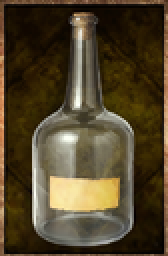
#> input picture docs/assets/objets/edited/containers/bouteille.png, 84 x 128 px, given in place of Wheat.png, which was not available (shown 2 times larger); the run also reads 1 picture not shown here
$ python ble.py
#> lines starting #> are read from the running program, lines starting #| are printed output that depends on the picture; pictures that were not available may be replaced by others from this repository, and a replacement may not be noted
# -*- coding: utf-8 -*-
"""La poix et la graisse.

Deux photos, deux fonds opposes, deux problemes.

POIX    <- ecailles de resine ambree sur fond BLANC. Le sujet est clair, le fond
           l'est plus encore : le seuil de luminance ne les separe pas. C'est la
           SATURATION qui tranche -- le fond est gris pur, la resine est jaune.
GRAISSE <- masse creme sur fond NOIR, barree de traits blancs en filigrane. Le
           fond part au seuil, mais les traits qui MORDENT sur le sujet doivent
           etre repeints : on les remplace par la mediane de leur voisinage,
           prise le long du trait et non a travers.
"""
import random
import sys
from collections import deque

from PIL import Image, ImageFilter

D = r'C:/Users/IgneeFleur/Documents/Github/fns-owd-beta/docs/assets/objets'
S = (r'C:/Users/IGNEEF~1/AppData/Local/Temp/claude/'
     r'c--Users-IgneeFleur-Documents-Github-fns-ttrpg/'
     r'd943426d-1602-45f6-8810-fbde9268f03c/scratchpad')
W, H, BORD = 84, 128, 2
FOND = (23, 13, 1)
sys.stdout.reconfigure(encoding='utf-8')
L = lambda c: 0.299 * c[0] + 0.587 * c[1] + 0.114 * c[2]
cl = lambda v, a=0., b=1.: max(a, min(b, v))
sat = lambda c: max(c) - min(c)


# ---- outils repris de fer.py (memes definitions) ----
def cadre(img, modele=D + '/gourde.png'):
    m = Image.open(modele).convert('RGB').load()
    o = img.load()
    for y in range(H):
        for x in range(W):
            if x < BORD or x >= W - BORD or y < BORD or y >= H - BORD:
                o[x, y] = m[x, y]
    return img


def grain(img, force, seed):
    random.seed(seed)
    br = Image.new('L', (W, H))
    bp = br.load()
    for y in range(H):
        for x in range(W):
            bp[x, y] = max(0, min(255, int(random.gauss(128, 60))))
    br = br.filter(ImageFilter.GaussianBlur(0.5))
    bp = br.load()
    g = img.load()
    for y in range(BORD, H - BORD):
        for x in range(BORD, W - BORD):
            r, gg, b = g[x, y]
            d = (bp[x, y] - 128) / 128.0 * force * (0.35 + 0.65 * L((r, gg, b)) / 255.0)
            g[x, y] = tuple(max(0, min(255, round(v + d))) for v in (r, gg, b))
    return img


def plateau():
    pl = Image.open(D + '/bois.png').convert('RGB')
    q = pl.load()
    depart = {(x, y) for y in range(BORD, H - BORD) for x in range(BORD, W - BORD)
              if q[x, y][2] > 12}
    trou = set(depart)
    for _ in range(6):
        for (x, y) in list(trou):
            src = [(x + dx, y + dy) for dx in (-3, 0, 3) for dy in (-3, 0, 3)
                   if (x + dx, y + dy) not in trou
                   and BORD <= x + dx < W - BORD and BORD <= y + dy < H - BORD]
            if src:
                n = len(src)
                q[x, y] = tuple(sum(q[p][i] for p in src) // n for i in range(3))
                trou.discard((x, y))
    m = Image.new('L', (W, H), 0)
    mp = m.load()
    for (x, y) in depart:
        mp[x, y] = 255
    m = m.filter(ImageFilter.GaussianBlur(2.0))
    flou = pl.filter(ImageFilter.GaussianBlur(3.4))
    fp, mp = flou.load(), m.load()
    for y in range(BORD, H - BORD):
        for x in range(BORD, W - BORD):
            a = mp[x, y] / 255.0
            if a > 0.02:
                q[x, y] = tuple(round(q[x, y][i] * (1 - a) + fp[x, y][i] * a) for i in range(3))
    return pl


def plus_grande_tache(m, seuil=90):
    w, h = m.size
    mp = m.load()
    vu = bytearray(w * h)
    best, bestn = None, 0
    for sy in range(h):
        for sx in range(w):
            if vu[sy * w + sx] or mp[sx, sy] < seuil:
                continue
            q, comp = deque([(sx, sy)]), []
            vu[sy * w + sx] = 1
            while q:
                x, y = q.popleft()
                comp.append((x, y))
                for dx, dy in ((1, 0), (-1, 0), (0, 1), (0, -1)):
                    nx, ny = x + dx, y + dy
                    if 0 <= nx < w and 0 <= ny < h and not vu[ny * w + nx] and mp[nx, ny] >= seuil:
                        vu[ny * w + nx] = 1
                        q.append((nx, ny))
            if len(comp) > bestn:
                best, bestn = comp, len(comp)
    garde = set(best or [])
    for y in range(h):
        for x in range(w):
            if mp[x, y] and (x, y) not in garde:
                mp[x, y] = 0
    return m


def boucher(m, seuil=90):
    w, h = m.size
    mp = m.load()
    vu = bytearray(w * h)
    q = deque()
    for y in range(h):
        for x in range(w):
            if (x in (0, w - 1) or y in (0, h - 1)) and mp[x, y] < seuil:
                vu[y * w + x] = 1
                q.append((x, y))
    while q:
        x, y = q.popleft()
        for dx, dy in ((1, 0), (-1, 0), (0, 1), (0, -1)):
            nx, ny = x + dx, y + dy
            if 0 <= nx < w and 0 <= ny < h and not vu[ny * w + nx] and mp[nx, ny] < seuil:
                vu[ny * w + nx] = 1
                q.append((nx, ny))
    for y in range(h):
        for x in range(w):
            if mp[x, y] < seuil and not vu[y * w + x]:
                mp[x, y] = 255
    return m


def poser(im, al, sortie, seed, taille=1.0, decal_x=0, decal_y=0):
    bb = al.point(lambda v: 255 if v > 40 else 0).getbbox()
    noye = Image.new('RGB', im.size, FOND)
    noye.paste(im, (0, 0), al)
    obj, oa = noye.crop(bb), al.crop(bb)
    ow, oh = obj.size
    ech = min(76 / ow, 118 / oh) * taille
    nw, nh = max(1, round(ow * ech)), max(1, round(oh * ech))
    obj, oa = obj.resize((nw, nh), Image.LANCZOS), oa.resize((nw, nh), Image.LANCZOS)
    ox, oy = (W - nw) // 2 + decal_x, (H - nh) // 2 + decal_y
    out = plateau()
    am = oa.load()
    omb = Image.new('L', (W, H), 0)
    om = omb.load()
    for y in range(nh):
        for x in range(nw):
            if am[x, y] > 60:
                X, Y = ox + x + 3, oy + y + 4
                if BORD <= X < W - BORD and BORD <= Y < H - BORD:
                    om[X, Y] = 255
    omb = omb.filter(ImageFilter.GaussianBlur(2.6))
    om = omb.load()
    o = out.load()
    for y in range(H):
        for x in range(W):
            f = om[x, y] / 255.0 * 0.5
            if f > 0:
                o[x, y] = tuple(round(v * (1 - f)) for v in o[x, y])
    out.paste(obj, (ox, oy), oa)
    cadre(out)
    grain(out, 9, seed)
    out.save(S + '/' + sortie)
    print('   %-22s -> %dx%d a (%d,%d)' % (sortie, nw, nh, ox, oy))


def rugosite(im, al, force, seed, echelle=2):
    w, h = im.size
    random.seed(seed)
    t = Image.new('L', (w // echelle + 1, h // echelle + 1))
    tp = t.load()
    for y in range(t.height):
        for x in range(t.width):
            tp[x, y] = max(0, min(255, int(random.gauss(128, 78))))
    t = t.resize((w, h), Image.BICUBIC).filter(ImageFilter.GaussianBlur(1.4))
    tp, px, ap = t.load(), im.load(), al.load()
    for y in range(h):
        for x in range(w):
            a = ap[x, y] / 255.0
            if a < 0.15:
                continue
            f = 1.0 + (tp[x, y] - 128) / 128.0 * force * a
            px[x, y] = tuple(max(0, min(255, round(v * f))) for v in px[x, y])
    return im


def reduire(im, cible=420):
    """Une photo de 2500 px coute des minutes par passe ; 420 suffit largement
    pour une vignette de 84."""
    if max(im.size) <= cible:
        return im
    e = cible / float(max(im.size))
    return im.resize((max(1, round(im.width * e)), max(1, round(im.height * e))), Image.LANCZOS)


def sans_cadre(im, marge=9):
    return im.crop((marge, marge, im.width - marge, im.height - marge))


def masque_flot(im, seuil):
    m = Image.new('L', im.size, 0)
    mp, px = m.load(), im.load()
    for y in range(im.height):
        for x in range(im.width):
            mp[x, y] = int(255 * cl((L(px[x, y]) - seuil) / 30.0))
    m = m.filter(ImageFilter.MaxFilter(3)).filter(ImageFilter.MinFilter(3))
    m = boucher(plus_grande_tache(m))
    # Franchir le masque AVANT de l'adoucir : l'alpha partiel laissait repasser
    # la lueur du plateau source en fantome, et monter le seuil pour l'eviter
    # creusait un trou dans le tas.
    return m.point(lambda v: 255 if v >= 128 else 0).filter(ImageFilter.GaussianBlur(0.8))


# ================= LA GERBE =================
# Les epis sont pales sur un plateau sombre : le seuil suffit, sans teinture.
im = sans_cadre(Image.open(S + '/Wheat.png').convert('RGB'))
al = masque_flot(im, 56)
#> in masque_flot, `m = Image.new('L', im.size, 0)`: m: PIL image 66x110 L; every value is 0
#> in masque_flot, `m = m.filter(ImageFilter.MaxFilter(3)).filter(ImageFilter.MinFilter(3))`:
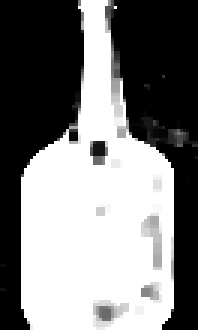
#> m: PIL image 66x110 L (shown 3 times larger); min 0, max 255, mean 126
#> in boucher, `w, h = m.size`: w = 66; h = 110
rugosite(im, al, 0.10, 741)
#> in rugosite, `t = Image.new('L', (w // echelle + 1, h // echelle + 1))`: t: PIL image 34x56 L; every value is 0
#> in rugosite, `t = t.resize((w, h), Image.BICUBIC).filter(ImageFilter.GaussianBlur(1...`:
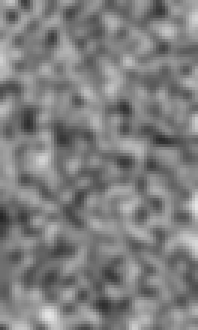
#> t: PIL image 66x110 L (shown 3 times larger); min 36, max 229, mean 127
poser(im, al, 'gerbe_ble_84.png', 743, taille=1.00)
#> in poser, `bb = al.point(lambda v: 255 if v > 40 else 0).getbbox()`: bb = (6, 0, 59, 110)
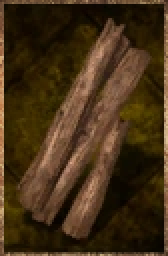
#> input picture docs/assets/objets/edited/materials/bois.png, 84 x 128 px, found by its file name (shown 2 times larger)
#> in plateau, pl is the input picture: PIL image 84x128 RGB; mean R, G, B 68.9, 48.2, 23.2
#> in plateau, `depart = {(x, y) for y in range(BORD, H - BORD) for x in range(BORD, W..`: depart = 3391 items
#> in plateau, `m = Image.new('L', (W, H), 0)`: m: PIL image 84x128 L; every value is 0
#> the loop in plateau, `for (x, y) in depart:` made 3391 passes
#> (x, y) on passes 1 to 3: (13, 88), (59, 55), (24, 97)
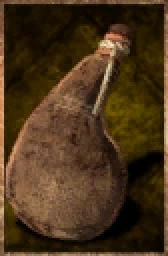
#> input picture docs/assets/objets/edited/containers/gourde.png, 84 x 128 px, found by its file name (shown 2 times larger)
#|    gerbe_ble_84.png       -> 57x118 a (13,5)

# ================= LE SAC DE FARINE =================
# Un tas blanc a 230 : sans plafond il brule et perd son relief.
im = sans_cadre(Image.open(S + '/Flour.png').convert('RGB'))
# A 92 le seuil mordait la lueur du plateau source : elle repassait en alpha
# partiel et laissait un fantome pale au-dessus du tas.
al = masque_flot(im, 104)
px = im.load()
for y in range(im.height):
    for x in range(im.width):
        c = px[x, y]
        if L(c) > 196:
            f = 196.0 / L(c)
            px[x, y] = tuple(min(255, round(v * f)) for v in c)
rugosite(im, al, 0.13, 751)
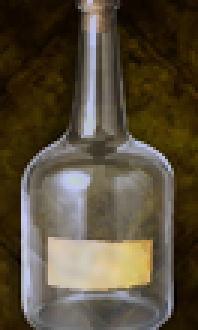
#> im: PIL image 66x110 RGB (shown 3 times larger); mean R, G, B 87.3, 77.2, 58.7
poser(im, al, 'farine_84.png', 753, taille=0.96)
#> call 2 of poser, with sortie = 'farine_84.png', seed = 753, taille = 0.96, decal_x = 0, decal_y = 0
#> in poser (call 2), `bb = al.point(lambda v: 255 if v > 40 else 0).getbbox()`: bb = (6, 45, 52, 110)
#> in poser (call 2), `obj, oa = obj.resize((nw, nh), Image.LANCZOS), oa.resize((nw, nh), Ima..`:
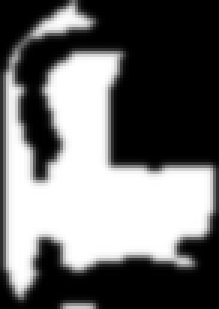
#> oa: PIL image 73x103 L (shown 3 times larger); min 0, max 255, mean 108.7
#> the loop in plateau (call 2), `for (x, y) in depart:` made 3391 passes
#|    farine_84.png          -> 73x103 a (5,12)

pl = Image.new('RGB', (W * 3 + 40, H + 20), (30, 26, 20))
#> pl: PIL image 292x148 RGB
for i, f in enumerate(['gerbe_ble_84.png', 'farine_84.png', D + '/pain.png']):
    pl.paste(Image.open(f if '/' in f else S + '/' + f), (10 + i * (W + 10), 10))
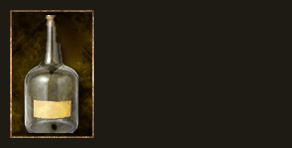
#> pl: PIL image 292x148 RGB; mean R, G, B 43.7, 37.4, 26.3
#> pass 3 of the loop `for i, f in enumerate(['gerbe_ble_84.png', 'farine_84.png', D + '/pain..`:
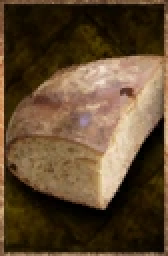
#> input picture docs/assets/objets/edited/food/pain.png, 84 x 128 px, found by its file name (shown 2 times larger)
#> `pl.paste(Image.open(f if '/' in f else S + '/' + f), (10 + i * (W + 10..`:
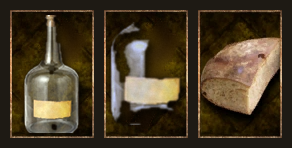
#> pl: PIL image 292x148 RGB; mean R, G, B 72.9, 59.9, 40.4
pl.resize((pl.width * 4, pl.height * 4), Image.NEAREST).save(S + '/ble_v1.png')
print('gerbe | farine | pain')
